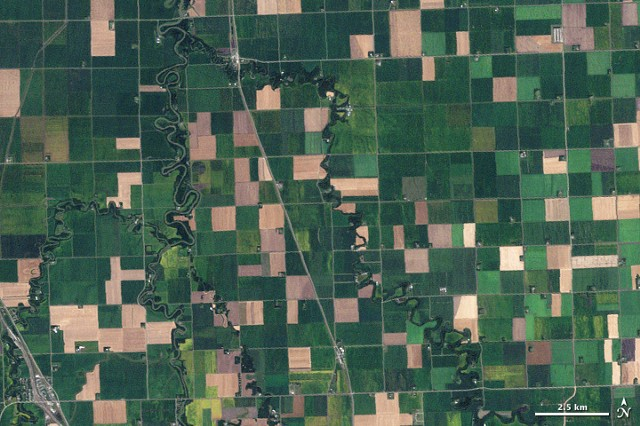
#> input picture Satellite Imagery Research/Sample Images/satellite2.png, 640 x 426 px, found by its file name
$ python Histogram_generator.py
#> lines starting #> are read from the running program, lines starting #| are printed output that depends on the picture
# Import the required packages
import cv2
import numpy as np
from matplotlib import pyplot as plt


# Load the image
img = cv2.imread('C:\\Users\\deepb\\OneDrive\\Desktop\\Satellite Imagery Research\\satellite2.png')
#> img is the input picture: shape (426, 640, 3); mean B, G, R 83.1, 97.9, 75.9

# Convert the image to grayscale
gray = cv2.cvtColor(img, cv2.COLOR_BGR2GRAY)
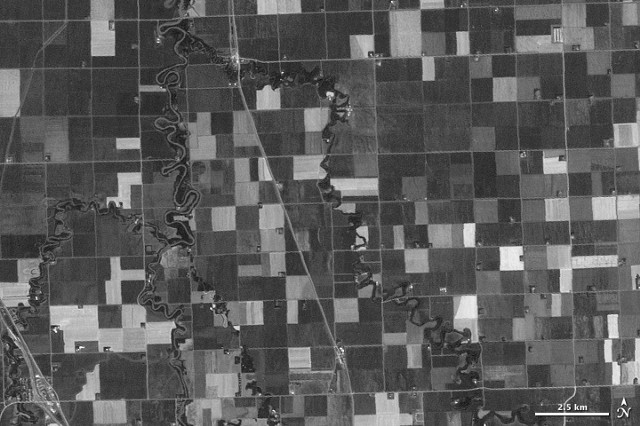
#> gray: shape (426, 640); min 8, max 255, mean 89.6

# Apply histogram equalization
hist_equalized = cv2.equalizeHist(gray)
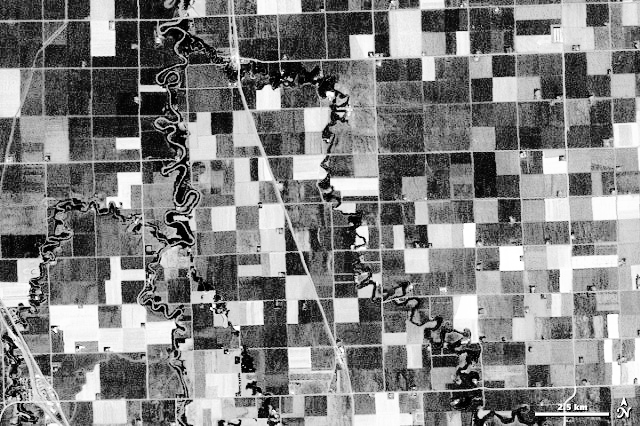
#> hist_equalized: shape (426, 640); min 0, max 255, mean 129

# Show the images
cv2.imshow('Grayscale', img)
cv2.imshow('Histogram Equalized', hist_equalized)

# Calculate the histograms for the grayscale and equalized images
hist_gray = cv2.calcHist([gray], [0], None, [256], [0, 256])
#> hist_gray = 256 values, max 6081 at index 62, min 0 at index 0, mean 1065
hist_equalized = cv2.calcHist([hist_equalized], [0], None, [256], [0, 256])
#> hist_equalized = 256 values, max 6081 at index 63, min 0 at index 9, mean 1065

# Plot the histograms
plt.subplot(1, 2, 1)
plt.plot(hist_gray, color='black')
plt.xlim([0, 256])

plt.subplot(1, 2, 2)
plt.plot(hist_equalized, color='black')
plt.xlim([0, 256])
plt.show()
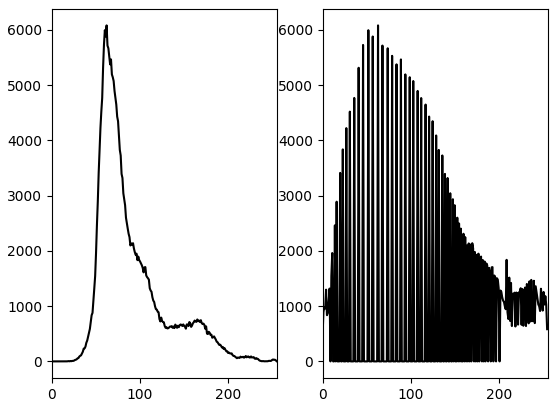
#> figure drawn by matplotlib, 2 panels; panel 1: curve peaks at x = 62, y = 6081; panel 2: curve peaks at x = 63, y = 6081

# Wait until a key is pressed
cv2.waitKey(0)

# Destroy all the windows opened before
cv2.destroyAllWindows()

$ run again, with Satellite Imagery Research/Sample Images/satellite1.png copied over Satellite Imagery Research/Sample Images/satellite2.png
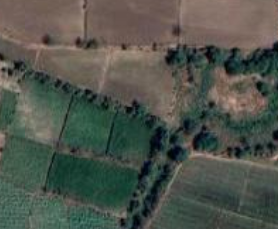
#> input picture Satellite Imagery Research/Sample Images/satellite1.png, 278 x 229 px, found by its file name
#> img is the input picture: shape (229, 278, 3); mean B, G, R 76.1, 84.7, 79.8
#> `hist_equalized = cv2.equalizeHist(gray)`:
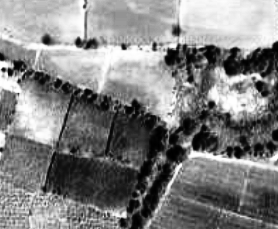
#> hist_equalized: shape (229, 278); min 0, max 255, mean 128.9
#> hist_gray = 256 values, max 1102 at index 100, min 0 at index 0, mean 248.7
#> `hist_equalized = cv2.calcHist([hist_equalized], [0], None, [256], [0, ..`: hist_equalized = 256 values, max 1102 at index 190, min 0 at index 21, mean 248.7
#> `plt.show()`:
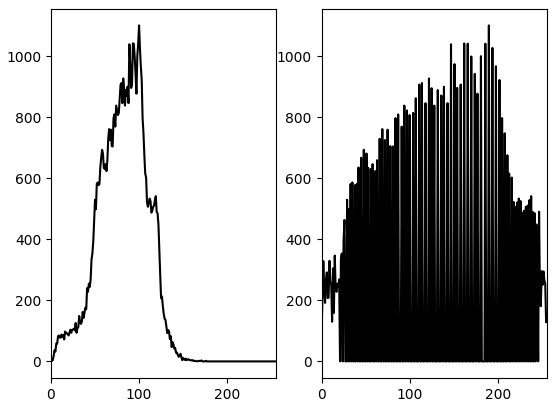
#> figure drawn by matplotlib, 2 panels; panel 1: curve peaks at x = 100, y = 1102; panel 2: curve peaks at x = 190, y = 1102

$ run again, with Satellite Imagery Research/Sample Images/satellite3.png copied over Satellite Imagery Research/Sample Images/satellite2.png
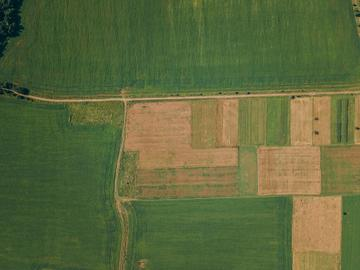
#> input picture Satellite Imagery Research/Sample Images/satellite3.png, 360 x 270 px, found by its file name
#> img is the input picture: shape (270, 360, 3); mean B, G, R 60.7, 104.7, 93.9
#> `hist_equalized = cv2.equalizeHist(gray)`:
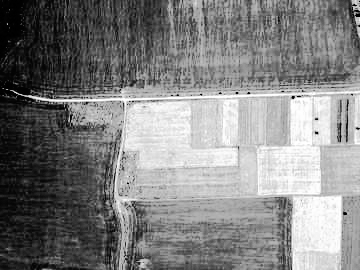
#> hist_equalized: shape (270, 360); min 0, max 255, mean 129.5
#> hist_gray = 256 values, max 2810 at index 87, min 0 at index 0, mean 379.7
#> `hist_equalized = cv2.calcHist([hist_equalized], [0], None, [256], [0, ..`: hist_equalized = 256 values, max 2810 at index 120, min 0 at index 7, mean 379.7
#> `plt.show()`:
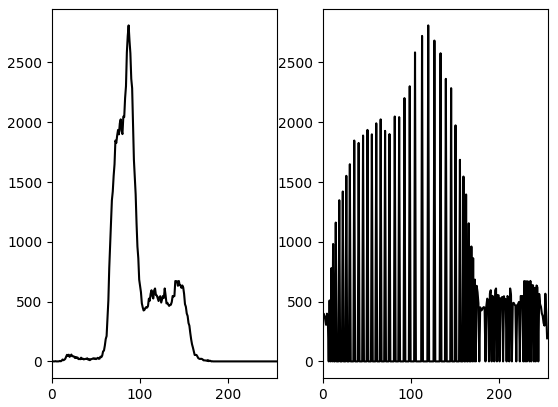
#> figure drawn by matplotlib, 2 panels; panel 1: curve peaks at x = 87, y = 2810; panel 2: curve peaks at x = 120, y = 2810

$ run again, with Satellite Imagery Research/Sample Images/satellite4.png copied over Satellite Imagery Research/Sample Images/satellite2.png
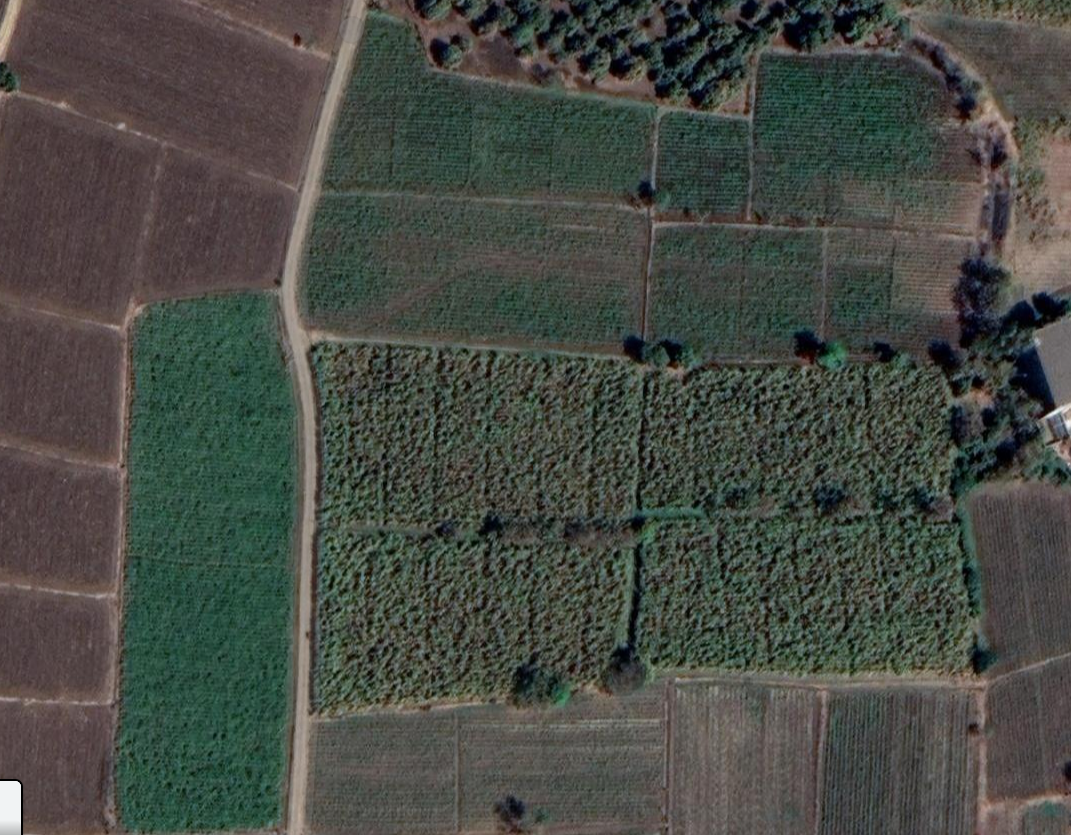
#> input picture Satellite Imagery Research/Sample Images/satellite4.png, 1071 x 835 px, found by its file name
#> img is the input picture: shape (835, 1071, 3); mean B, G, R 68.2, 74.6, 71.3
#> `hist_equalized = cv2.equalizeHist(gray)`:
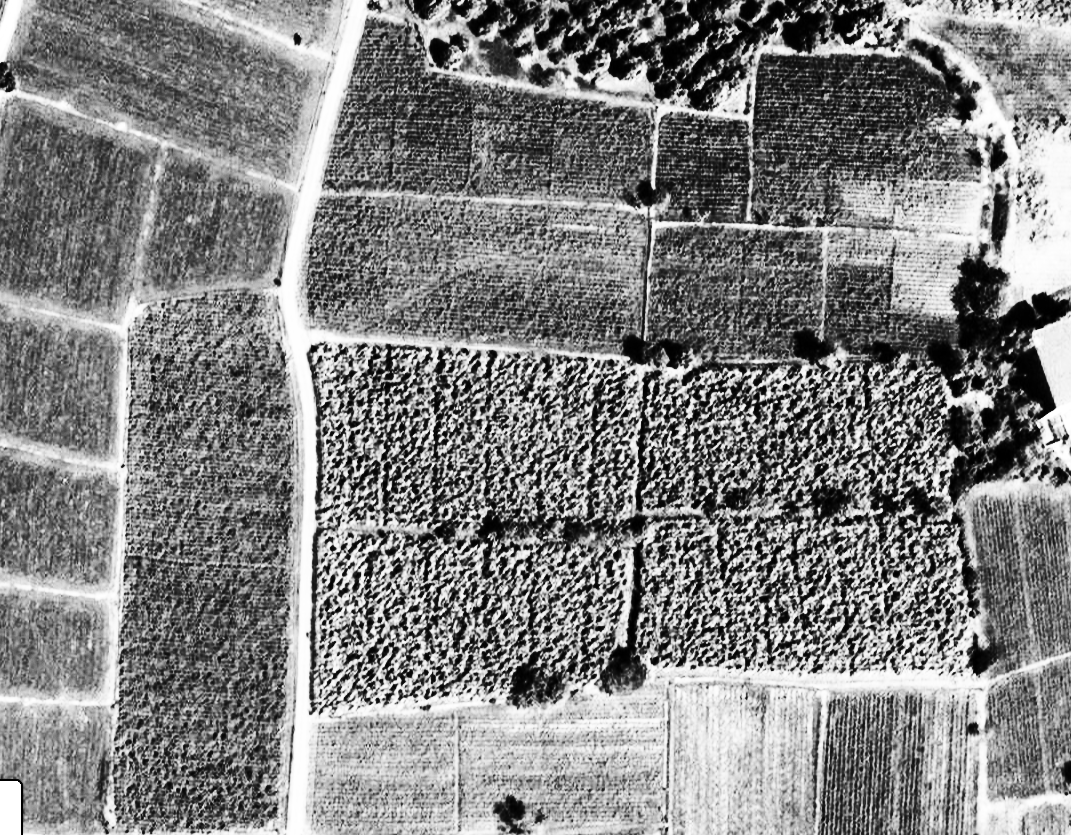
#> hist_equalized: shape (835, 1071); min 0, max 255, mean 129.4
#> hist_gray = 256 values, max 24778 at index 69, min 0 at index 219, mean 3493.3
#> `hist_equalized = cv2.calcHist([hist_equalized], [0], None, [256], [0, ..`: hist_equalized = 256 values, max 24778 at index 110, min 0 at index 24, mean 3493.3
#> `plt.show()`:
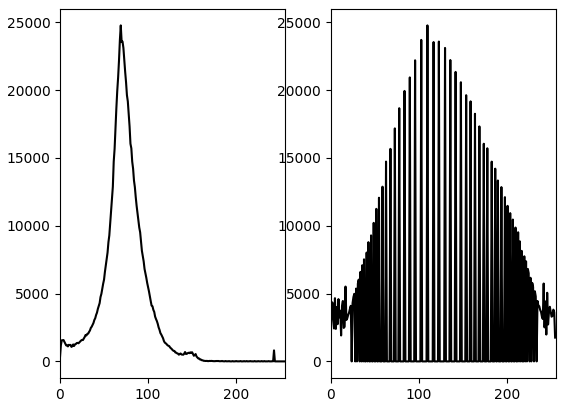
#> figure drawn by matplotlib, 2 panels; panel 1: curve peaks at x = 69, y = 24778; panel 2: curve peaks at x = 110, y = 24778
